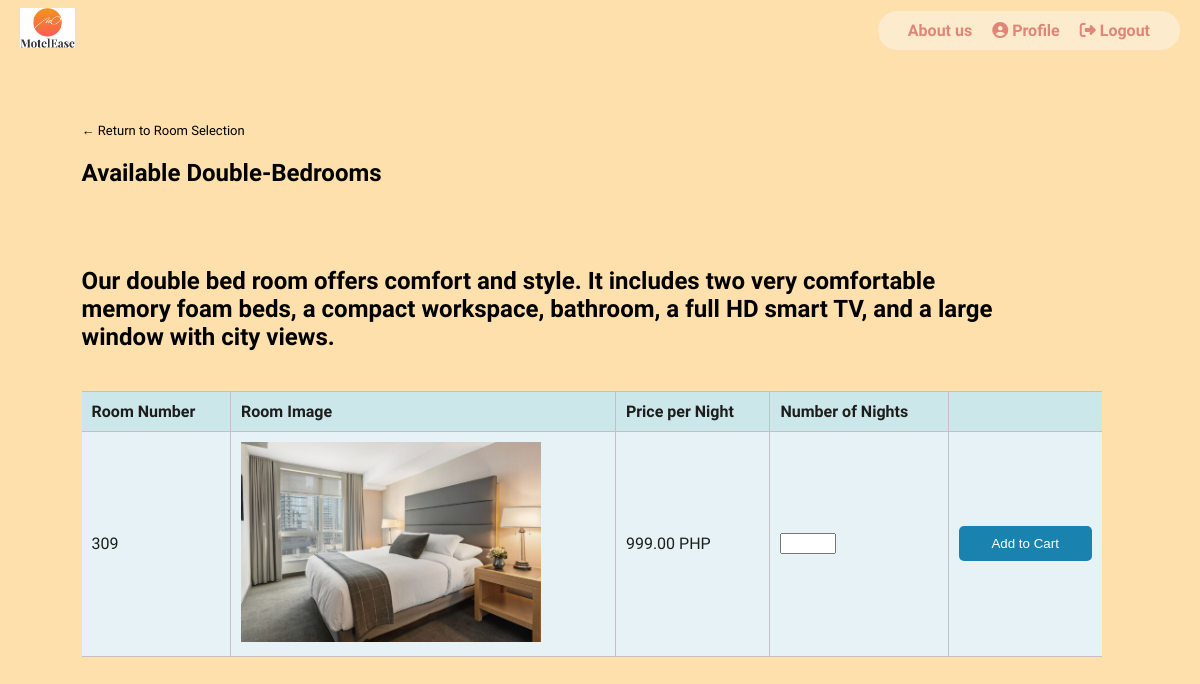
Screenshot of /ITPROGhotel/php/double-bed.php (signed in) with the database file from the repository.
### tables this page shows
CREATE TABLE `rooms` (
  `id` int NOT NULL,
  `type` varchar(50) DEFAULT NULL,
  `price_per_night` decimal(10,2) DEFAULT NULL,
  `availability` int DEFAULT NULL,
  `image` mediumblob NOT NULL,
  `room_number` int NOT NULL
);

### ITPROGhotel/php/double-bed.php (the view, shortened to what this page needs)
<?php
$conn = new mysqli('localhost', 'root', '', 'itproghs');
$stmt = $conn->prepare("SELECT * FROM rooms WHERE type = 'Double' AND availability = 0");
$stmt->execute();
$result = $stmt->get_result();
$doubleRooms = $result->fetch_all(MYSQLI_ASSOC);
?>
<!DOCTYPE html>
<html>
<head>
    <link href="rooms.css" rel="stylesheet" type="text/css">
    <link rel="stylesheet" href="https://cdnjs.cloudflare.com/ajax/libs/font-awesome/6.2.0/css/all.min.css">
</head>
<body class="loggedin">
    <nav class="navtop">
        <div class="nav-container">
            <div class="logo">
                <a href="home.php"><img src="uploads/motel-ease_logo.png"></a>
            </div>
            <div class="nav-links">
                <a href="aboutus.html" class="nav-link">About us</a>
                <a href="profile.php" class="nav-link"><i class="fas fa-user-circle"></i> Profile</a>
                <a href="logout.php" class="nav-link"><i class="fas fa-sign-out-alt"></i> Logout</a>
            </div>
        </div>
    </nav>
    <div class="content">
        <p><a href="room-selection.php" class="back-btn"> ← Return to Room Selection</a></p>
        <h2>Available Double-Bedrooms</h2>
        <h2></h2>
        <h2>Our double bed room offers comfort and style. It includes two very comfortable memory foam beds, a compact workspace, bathroom, a full HD smart TV, and a large window with city views.</h2>
        <table class="rooms-table">
            <thead>
                <tr>
                    <th>Room Number</th>
                    <th>Room Image</th>
                    <th>Price per Night</th>
                    <th>Number of Nights</th>
                    <th></th>
                </tr>
            </thead>
            <tbody>
                <?php foreach ($doubleRooms as $room): ?>
                    <tr>
                        <td><?= htmlspecialchars($room['room_number']) ?></td>
                        <td><img src="<?= $room['image'] ?>"width="300"></td>
                        <td><?= htmlspecialchars($room['price_per_night']) ?> PHP</td>
                        <td>
                            <form action="add-to-cart.php" method="post">
                                <input type="number" name="quantity" min="1" max="30" required>
                        </td>
                        <td>
                            <input type="submit" value="Add to Cart" class="button-item">
                        </td>
                    </tr>
                <?php endforeach; ?>
            </tbody>
        </table>
    </div>
</body>
</html>

### ITPROGhotel/php/rooms.css (style rules this page uses)
body { font-family:'Lalezar', system-ui; margin: 0; padding: 0; background-color: #fee0ad; }
.navtop { height: 40px; width: 100%; border: 0; display: flex; align-items: center; justify-content: space-between; }
.nav-container { width: 100%; display: flex; align-items: center; justify-content: space-between; margin-right: 20px; margin-left: 20px; margin-top: 20px; }
.logo a img { height: 40px; }
.nav-links { display: flex; align-items: center; float: right; text-decoration: none; color: #e08679; font-weight: bold; background-color: #fcebcd; border-radius: 20px; padding: 10px 20px; }
.nav-link { padding-left: 10px; padding-right: 10px; }
.nav-link { color: #e08679; text-decoration: none; }
.content { width: 85%; margin-top: 80px; }
.back-btn { font-size: small; margin-left: 8%; color: #000000; text-decoration: none; }
.content h2 { margin-left: 8%; padding-bottom: 20px; color: #000000; }
.rooms-table { width: 100%; border-collapse: collapse; margin-left: 8%; background-color: #e6f2f5; color: #1d1d1d; }
.rooms-table th { background-color: #cce7ea; }
.rooms-table th, .rooms-table td { padding: 10px; text-align: left; border-bottom: 1px solid #C6C1C1; border-top: 1px solid #C6C1C1; }
.rooms-table th:not(:first-child), .rooms-table td:not(:first-child) { border-left: 1px solid #C6C1C1; }
.rooms-table th:not(:last-child), .rooms-table td:not(:last-child) { border-right: 1px solid #C6C1C1; }
.button-item { background-color: #1982af; color: white; border: none; width: 100%; padding: 10px 20px; border-radius: 5px; cursor: pointer; }

### rows the page displays
rooms: room_number "309", image (picture), price_per_night "999.00"
